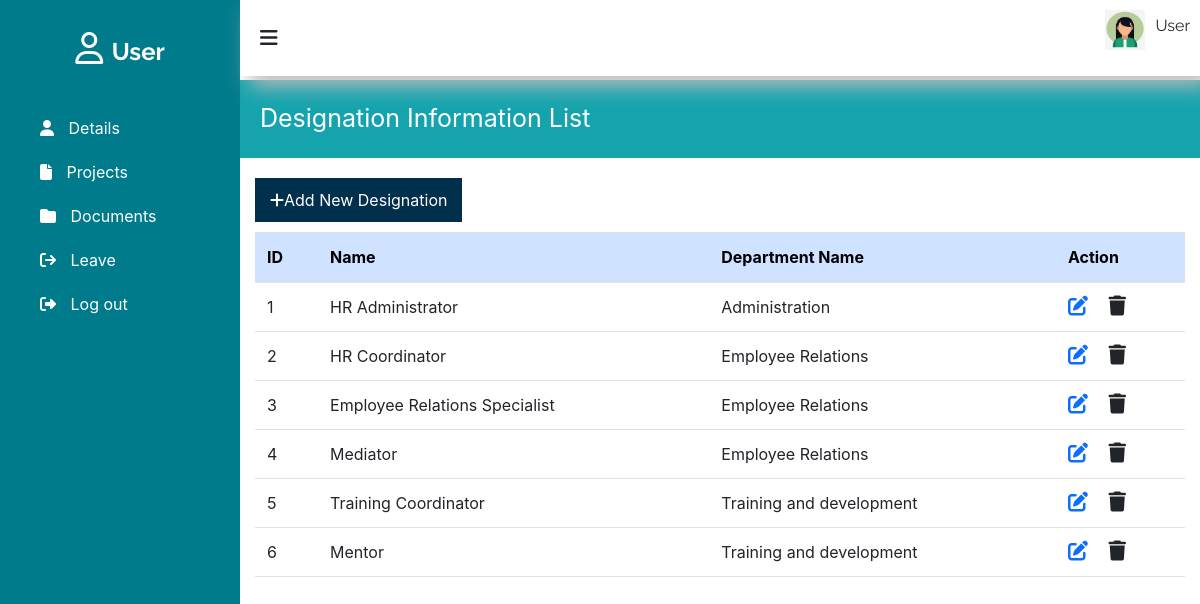
The app's page /designation.php with its own data.
### tables this page shows
CREATE TABLE `designation` (
  `id` int(100) NOT NULL,
  `department_id` int(11) NOT NULL,
  `name` varchar(100) NOT NULL
);

CREATE TABLE `department` (
  `id` int(100) NOT NULL,
  `name` varchar(255) NOT NULL
);

### designation.php (the view, shortened to what this page needs)
<?php
include "include/db_connection.php";
?>
<!DOCTYPE html>
<html lang="en">
<head>
  <link href="https://cdn.jsdelivr.net/npm/bootstrap@5.2.3/dist/css/bootstrap.min.css" rel="stylesheet"
>
    <link rel="stylesheet" href="https://cdnjs.cloudflare.com/ajax/libs/font-awesome/6.5.1/css/all.min.css"/>
    <link type="text/css" rel="stylesheet" href="style.css"/>
</head>
<body>
      <?php include ('sidebar.php'); ?>
      <section id="main-content">
         <?php include ('header.php'); ?>
             <div class="main_contect_body">
                    <div class= "department_tiltle" >
                      Designation Information List
              </div>
  <div class="container">
    <a class="add_department" href="add_designation.php" class="btn btn-primary mb-3"><i class="fa-solid fa-plus"></i>Add New Designation</a>
    <table class="table table-hover text-center">
      <thead class="table-primary">
        <tr>
          <th scope="col">ID</th>
          <th scope="col">Name</th>
          <th scope="col">Department Name</th>
          <th scope="col">Action</th>
        </tr>
      </thead>
      <tbody>
        <?php
        $no = 1;
        $sql = "SELECT * FROM `designation`";
        $result = mysqli_query($conn, $sql);
        while ($row = mysqli_fetch_assoc($result)) {
          ?>
          <tr>
            <td>
              <?php echo $no; ?>
            </td>
            <td>
              <?php echo $row["name"] ?>
            </td>
            <td>
              <?php
              $department_id = $row["department_id"];
              $department_query = "SELECT name FROM department WHERE id = $department_id";
              $department_result = mysqli_query($conn, $department_query);
              if (mysqli_num_rows($department_result) > 0) {
                  $department_row = mysqli_fetch_assoc($department_result);
                  ?><span class=""><?php echo $department_row["name"];?></span><?php
              } else {
                  echo "Department not found";
              }
              ?>
          </td>
            <td>
              <a href="edit_designation.php?id=<?php echo $row["id"] ?>" class="link-primary"><i
                  class="fa-solid fa-pen-to-square fs-5 me-3"></i></a>
              <a href="#<?php echo $row["id"] ?>" class="link-dark"><i class="fa-solid fa-trash fs-5" data-bs-toggle="modal" data-bs-target="#deleteConfirmModal<?php echo $row["id"] ?>"></i></a>
            </td>
          </tr>
          <?php
          $no++;
        }
        ?>
      </tbody>
    </table>
  </div>
<?php include ('footer.php'); ?>
</body>
</html>

### style.css (style rules this page uses)
a { text-decoration: none; }
body { font-size: 14px; }
* { margin: 0; padding: 0; box-sizing: border-box; list-style-type: none; text-decoration: none; }
.container { max-width: 1330px; margin: 0 auto; padding-left: 15px; padding-right: 15px; }
section#main-content { width: 80%; float: right; }
.add_department { padding: 10px 15px; display: inline-block; margin-top: 10px; margin-bottom: 10px; background-color: #00304c; color:white; }
.table-primary { background-color: blue; }
.main_contect_body { margin: 80px 0px 0px 0px; }
.department_tiltle { padding: 20px 5px 20px 20px; background-color: #15a4ad; color: #fff; font-size: 25px; margin-bottom: 10px; }
table th { text-align: left; }
table td { padding: 20px 0px 0px 0px; text-align: left; }

### records on screen
designation: name "HR Administrator", department.name "Administration"
designation: name "HR Coordinator", department.name "Employee Relations"
designation: name "Employee Relations Specialist", department.name "Employee Relations"
designation: name "Mediator", department.name "Employee Relations"
designation: name "Training Coordinator", department.name "Training and development"
designation: name "Mentor", department.name "Training and development"
